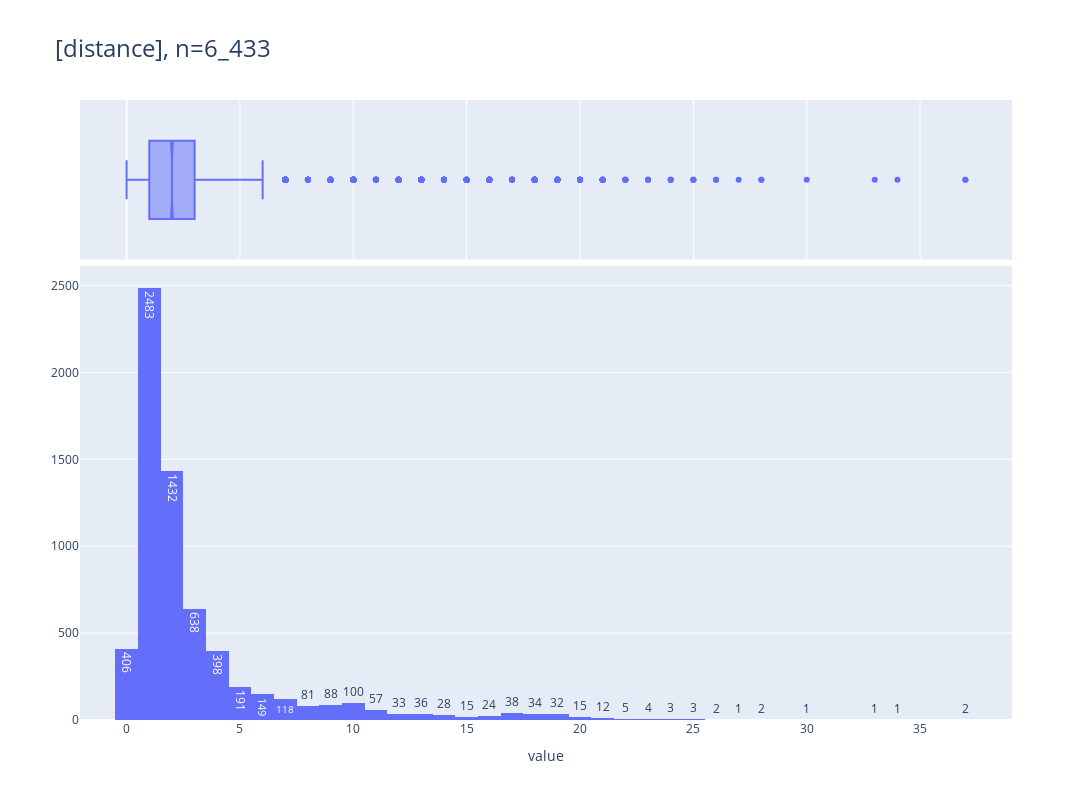

The notebook cell this image was saved under:
### Code cell
_df = df["distance"]
# _df#.to_frame()
# _df=df[["fare","distance"]]
pls.plot_histogram(
    _df,
    height=800,
    width=1600,
    precision=0,
    orientation="v",
    histnorm="",
    nbins=0,
    # barmode="overlay",
    renderer="png",
    png_path=Path("box5.png"),
)

### Figure 1 — Plotly figure (JSON) as saved in the notebook; plotly's stock layout.template omitted (floating-point values rounded to 4 significant figures; data arrays with more than 128 entries replaced by an {"elided": "..."} marker saying what was removed)
{"data": [{"alignmentgroup": "True", "bingroup": "x", "histnorm": "", "hovertemplate": "variable=distance<br>value=%{x}<br>=%{y}<extra></extra>", "legendgroup": "distance", "marker": {"color": "#636efa", "pattern": {"shape": ""}}, "name": "distance", "nbinsx": 0, "offsetgroup": "distance", "orientation": "v", "showlegend": true, "texttemplate": "%{value}", "type": "histogram", "x": {"elided": "6433 int values"}, "xaxis": "x", "yaxis": "y"}, {"alignmentgroup": "True", "hovertemplate": "variable=distance<br>value=%{x}<extra></extra>", "legendgroup": "distance", "marker": {"color": "#636efa"}, "name": "distance", "notched": true, "offsetgroup": "distance", "showlegend": false, "type": "box", "x": {"elided": "6433 int values"}, "xaxis": "x2", "yaxis": "y2"}], "layout": {"barmode": "relative", "height": 800, "legend": {"title": {"text": "variable"}, "tracegroupgap": 0}, "showlegend": false, "title": {"font": {"size": 24}, "text": "[distance], n=6_433", "xanchor": "left", "y": 0.95, "yanchor": "top"}, "width": 1600, "xaxis": {"anchor": "y", "domain": [0, 1], "title": {"text": "value"}}, "xaxis2": {"anchor": "y2", "domain": [0, 1], "matches": "x", "showgrid": true, "showticklabels": false}, "yaxis": {"anchor": "x", "domain": [0, 0.7326], "title": {"text": ""}}, "yaxis2": {"anchor": "x2", "domain": [0.7426, 1], "matches": "y2", "showgrid": false, "showline": false, "showticklabels": false, "ticks": ""}}}
